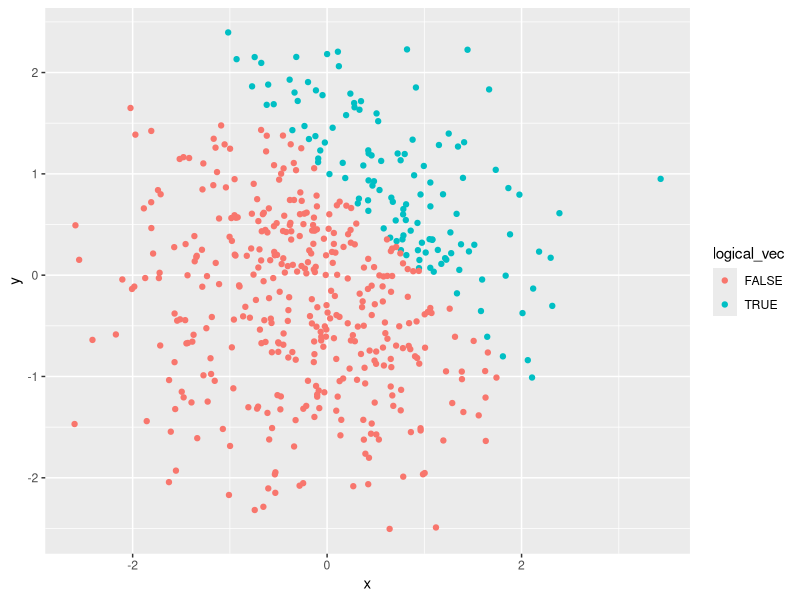
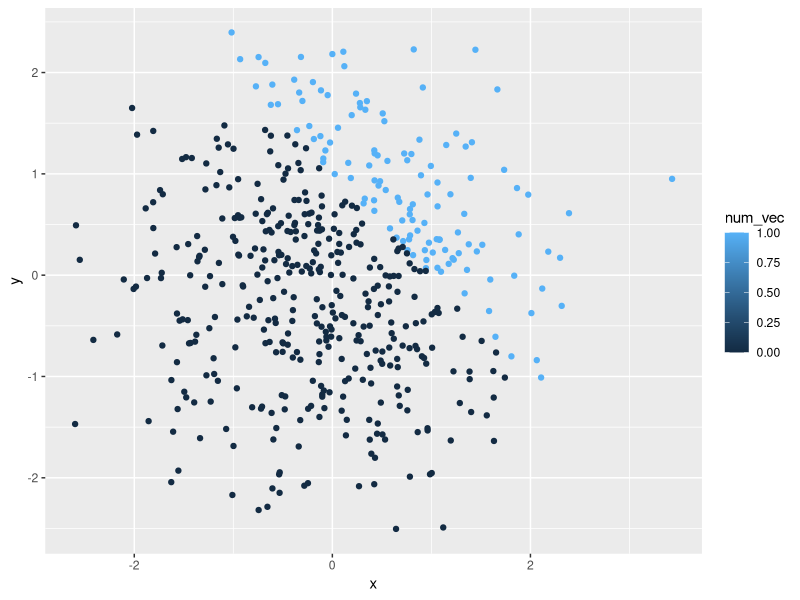
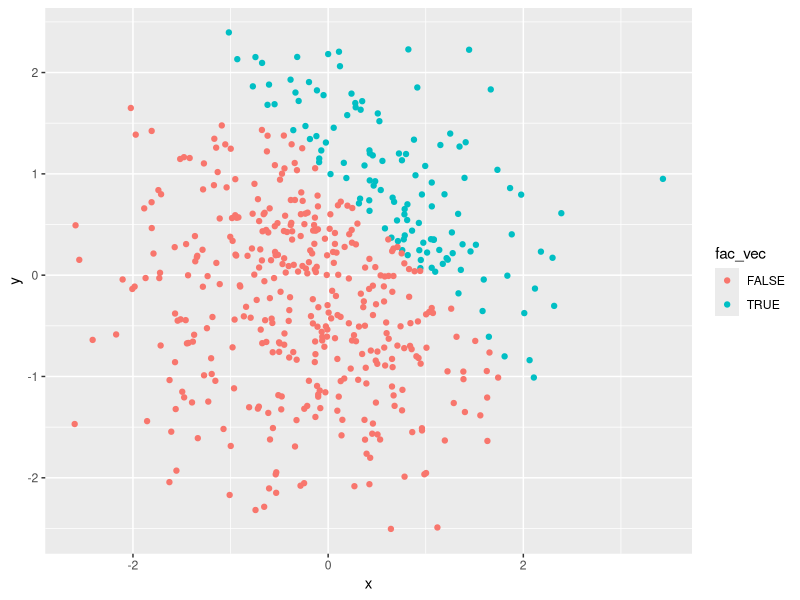
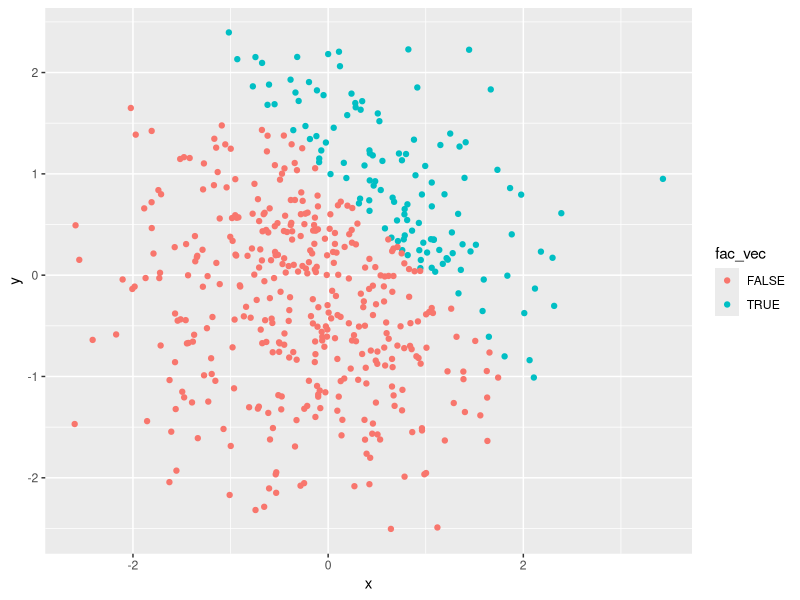

The R source for these figures, in order:
## ---- chunk 1
library(tidyverse)

rs_df = tibble(
    rand_samp =rnorm(8),
    rand_samp_vec =rand_samp > 0,
    vec_char = c("Hey", "my", "is", "Keyanna", "and", "I", "like", "math"),
    vec_factor = factor(c("true", "false", "unknown", "unknown", "true", "true", "false", "false")
    )
)
mean(rs_df)
mean(pull(rs_df, rand_samp))
mean(pull(rs_df, rand_samp_vec))
mean(pull(rs_df, vec_char))
mean(pull(rs_df, vec_char))
## ---- chunk 2
new_samp_num = as.numeric(pull(rs_df, rand_samp_vec))
new_samp_num * (pull(rs_df, rand_samp))

new_samp_fac = as.factor(pull(rs_df, rand_samp_vec))
new_samp_fac * (pull(rs_df, rand_samp))

new_samp_fac_2 = as.factor(pull(rs_df, rand_samp_vec))
new_samp_num_2 = as.numeric(new_samp_fac_2)
new_samp_num_2 * (pull(rs_df, rand_samp))
## ---- chunk 3
library(tidyverse)

rsample_df = tibble(
  x = rnorm(500),
  y = rnorm(500),
  logical_vec = (x + y) > 1,
  num_vec = as.numeric(logical_vec),
  fac_vec = as.factor(logical_vec)
)

## ---- chunk 4

plot_1 <-ggplot(rsample_df, aes(x=x, y=y, color=logical_vec)) + geom_point()
plot_1
plot_2 <-ggplot(rsample_df, aes(x=x, y=y, color=num_vec)) + geom_point()
plot_2
plot_3 <-ggplot(rsample_df, aes(x=x, y=y, color=fac_vec)) + geom_point()
plot_3

ggsave("plot_1.pdf", height=4, width=6)
